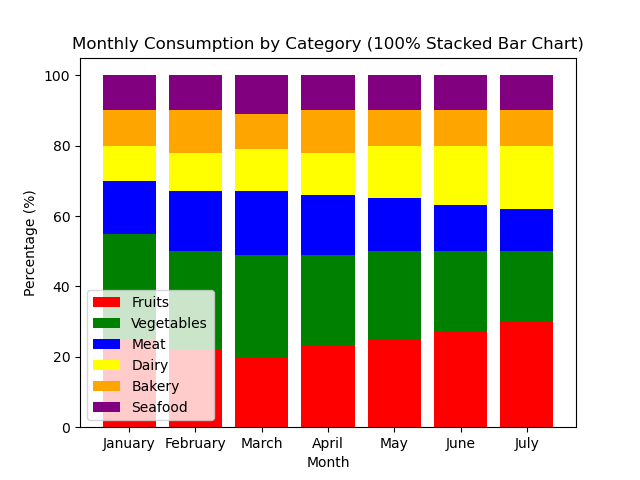

Generate this figure with Python:

import matplotlib.pyplot as plt

# Your provided data
data = [
    {'Month': 'January', 'Fruits': '25%', 'Vegetables': '30%', 'Meat': '15%', 'Dairy': '10%', 'Bakery': '10%', 'Seafood': '10%'},
    {'Month': 'February', 'Fruits': '22%', 'Vegetables': '28%', 'Meat': '17%', 'Dairy': '11%', 'Bakery': '12%', 'Seafood': '10%'},
    {'Month': 'March', 'Fruits': '20%', 'Vegetables': '29%', 'Meat': '18%', 'Dairy': '12%', 'Bakery': '10%', 'Seafood': '11%'},
    {'Month': 'April', 'Fruits': '23%', 'Vegetables': '26%', 'Meat': '17%', 'Dairy': '12%', 'Bakery': '12%', 'Seafood': '10%'},
    {'Month': 'May', 'Fruits': '25%', 'Vegetables': '25%', 'Meat': '15%', 'Dairy': '15%', 'Bakery': '10%', 'Seafood': '10%'},
    {'Month': 'June', 'Fruits': '27%', 'Vegetables': '23%', 'Meat': '13%', 'Dairy': '17%', 'Bakery': '10%', 'Seafood': '10%'},
    {'Month': 'July', 'Fruits': '30%', 'Vegetables': '20%', 'Meat': '12%', 'Dairy': '18%', 'Bakery': '10%', 'Seafood': '10%'}
]

# Convert percentage strings to float
for month_data in data:
    for key in month_data:
        if key != 'Month':
            month_data[key] = float(month_data[key].rstrip('%'))

# Extract categories and values for each month
categories = list(data[0].keys())[1:]  # Skip the 'Month' key
months = [month_data['Month'] for month_data in data]
values_by_category = {category: [month_data[category] for month_data in data] for category in categories}

# Plotting the 100% stacked bar chart
bottoms = [0] * len(data)  # Initialize bottom values for the stacking
fig, ax = plt.subplots()

# Use diverse colors to differentiate the categories
colors = ['red', 'green', 'blue', 'yellow', 'orange', 'purple']
for category, color in zip(categories, colors):
    ax.bar(months, values_by_category[category], label=category, color=color, bottom=bottoms)
    # Update bottoms for the next stack
    bottoms = [bottoms[i] + values_by_category[category][i] for i in range(len(data))]

# Adding labels and title
plt.ylabel('Percentage (%)')
plt.xlabel('Month')
plt.title('Monthly Consumption by Category (100% Stacked Bar Chart)')
plt.legend()

# Display the figure.
plt.show()
